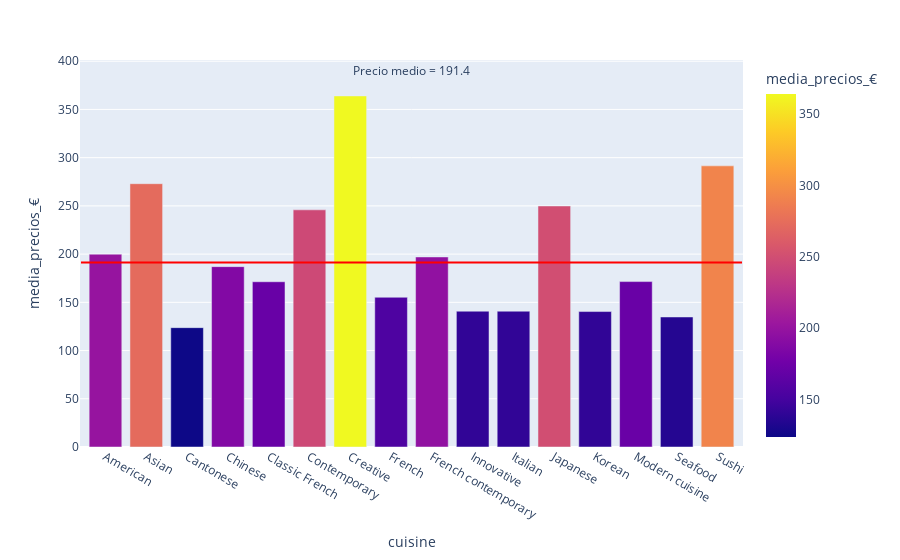

The notebook cell this image was saved under:
### Code cell
fig_cui = px.bar(media_por_cocinas, x = 'cuisine', y = 'media_precios_€', color = 'media_precios_€')
#ax.axhline(y=10, color="g", label="Una línea verde")


fig_cui.add_shape(type="line",
    x0= -0.6, y0 = mediana_precios_total, x1 = 15.6, y1 = mediana_precios_total,
    line=dict(color="Red",width=2)
 )
fig_cui.add_annotation(x='region', y = 380,
            text = 'Precio medio = 191.4',
            showarrow=False,
            yshift=10)
fig_cui.show()

### Figure 1 — Plotly figure (JSON) as saved in the notebook; plotly's stock layout.template omitted (floating-point values rounded to 4 significant figures)
{"data": [{"alignmentgroup": "True", "hovertemplate": "cuisine=%{x}<br>media_precios_€=%{marker.color}<extra></extra>", "legendgroup": "", "marker": {"color": [199.9, 273, 123.8, 187, 171.3, 245.9, 364, 155.2, 197.1, 140.8, 140.8, 249.9, 140.4, 171.5, 134.8, 291.5], "coloraxis": "coloraxis"}, "name": "", "offsetgroup": "", "orientation": "v", "showlegend": false, "textposition": "auto", "type": "bar", "x": ["American", "Asian", "Cantonese", "Chinese", "Classic French", "Contemporary", "Creative", "French", "French contemporary", "Innovative", "Italian", "Japanese", "Korean", "Modern cuisine", "Seafood", "Sushi"], "xaxis": "x", "y": [199.9, 273, 123.8, 187, 171.3, 245.9, 364, 155.2, 197.1, 140.8, 140.8, 249.9, 140.4, 171.5, 134.8, 291.5], "yaxis": "y"}], "layout": {"annotations": [{"showarrow": false, "text": "Precio medio = 191.4", "x": "region", "y": 380, "yshift": 10}], "barmode": "relative", "coloraxis": {"colorbar": {"title": {"text": "media_precios_€"}}, "colorscale": [[0, "#0d0887"], [0.1111, "#46039f"], [0.2222, "#7201a8"], [0.3333, "#9c179e"], [0.4444, "#bd3786"], [0.5556, "#d8576b"], [0.6667, "#ed7953"], [0.7778, "#fb9f3a"], [0.8889, "#fdca26"], [1, "#f0f921"]]}, "legend": {"tracegroupgap": 0}, "margin": {"t": 60}, "shapes": [{"line": {"color": "Red", "width": 2}, "type": "line", "x0": -0.6, "x1": 15.6, "y0": 191.4, "y1": 191.4}], "xaxis": {"anchor": "y", "domain": [0, 1], "title": {"text": "cuisine"}}, "yaxis": {"anchor": "x", "domain": [0, 1], "title": {"text": "media_precios_€"}}}}
